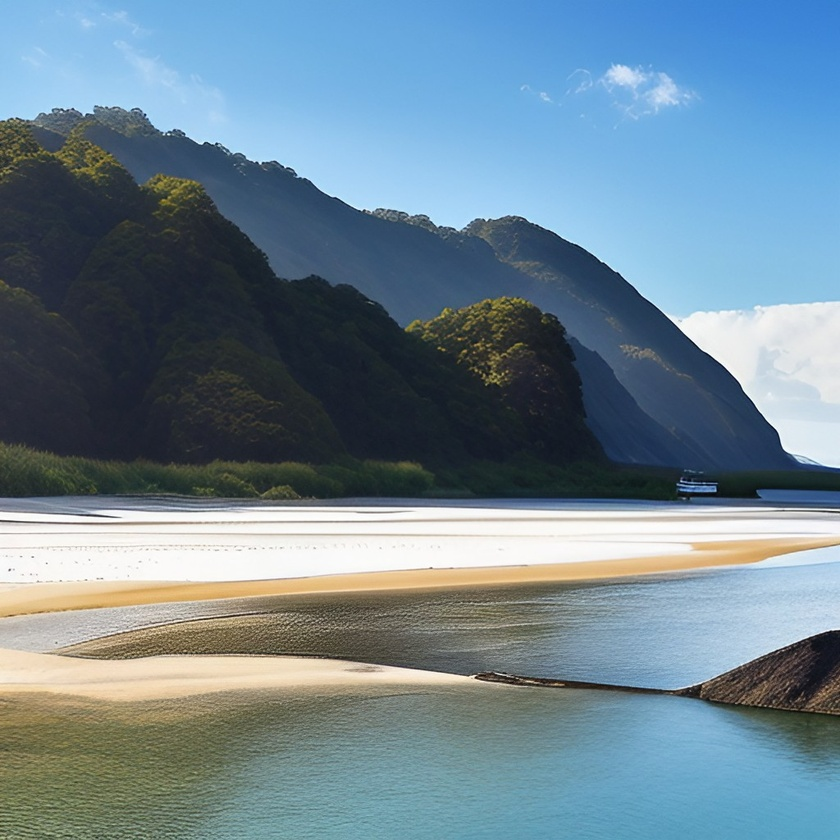
#> input picture payton/Homeworks/8/image.jpg, 840 x 840 px, shrunk from 1024 x 1024 before the run
$ python 05.py ../../8/image.jpg
#> lines starting #> are read from the running program, lines starting #| are printed output that depends on the picture
import numpy as np
import cv2
import sys
import os
from scipy import signal


# --- חלק 1: Cross Correlation ---

def initialize_kernel():
    # סעיף א: יצירת המטריצה שניתנה בטקסט
    kernel = np.array([[-1, 2, 1],
                       [-2, 1, -3],
                       [3, 0, -1]], dtype=np.float32)
    return kernel


def get_image():
    # סעיף ב: יצירת מטריצת התמונה שניתנה בטקסט
    image = np.array([[100, 101, 102, 103],
                      [101, 102, 103, 104],
                      [50, 51, 52, 53],
                      [51, 52, 53, 45]], dtype=np.uint8)
    return image


def cross_correlate_loop(image, kernel):
    # סעיף ג: מימוש באמצעות לולאות (valid mode)
    hi, wi = image.shape
    hk, wk = kernel.shape
    ho, wo = hi - hk + 1, wi - wk + 1
    result = np.zeros((ho, wo), dtype=np.float32)

    for i in range(ho):
        for j in range(wo):
            patch = image[i:i + hk, j:j + wk]
            result[i, j] = np.sum(patch * kernel)
    return result


def cross_correlate_np(image, kernel):
    # סעיף ד: מימוש באמצעות sliding_window_view
    from numpy.lib.stride_tricks import sliding_window_view
    windows = sliding_window_view(image, kernel.shape)
    result = np.sum(windows * kernel, axis=(2, 3))
    return result.astype(np.float32)


def cross_correlate_scipy(image, kernel):
    # סעיף ה: מימוש באמצעות scipy
    return signal.correlate2d(image, kernel, mode='valid').astype(np.float32)


def compare_cross_correlations(res1, res2, res3):
    # סעיף ו: השוואה בין התוצאות
    return np.allclose(res1, res2) and np.allclose(res2, res3)


# --- חלק 2: נוסחת ממדים (סעיף 2 בדף) ---
# התשובה לשאלה הכתובה:
# h_out = h_image - h_kernel + 1
# w_out = w_image - w_kernel + 1

# --- חלק 3: Sobel Operator (sobel.py) ---

def run_sobel(image_path):
    # א. טעינת תמונה והמרה לאפור
#> called with image_path = '../../8/image.jpg'
    img = cv2.imread(image_path)
#> img is the input picture: shape (840, 840, 3); mean B, G, R 147.4, 133.7, 110.6
    if img is None:
        print("Error: Image not found")
        return

    gray = cv2.cvtColor(img, cv2.COLOR_BGR2GRAY)
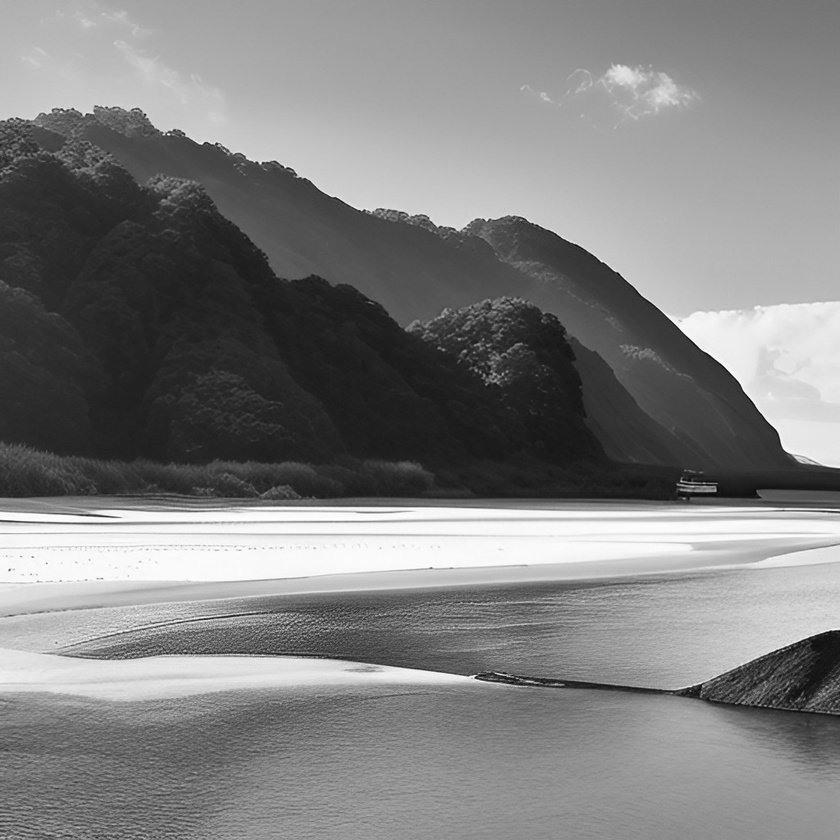
#> gray: shape (840, 840); min 5, max 255, mean 128.3
    cv2.imwrite("grayscale.jpg", gray)

    # הגדרת קרנלים של Sobel
    Kx = np.array([[-1, 0, 1], [-2, 0, 2], [-1, 0, 1]], dtype=np.float32)
    Ky = np.array([[-1, -2, -1], [0, 0, 0], [1, 2, 1]], dtype=np.float32)

    # ב+ג. חישוב Gx ו-Gy (ערך מוחלט ונורמליזציה)
    gx = signal.convolve2d(gray, Kx, mode='same')
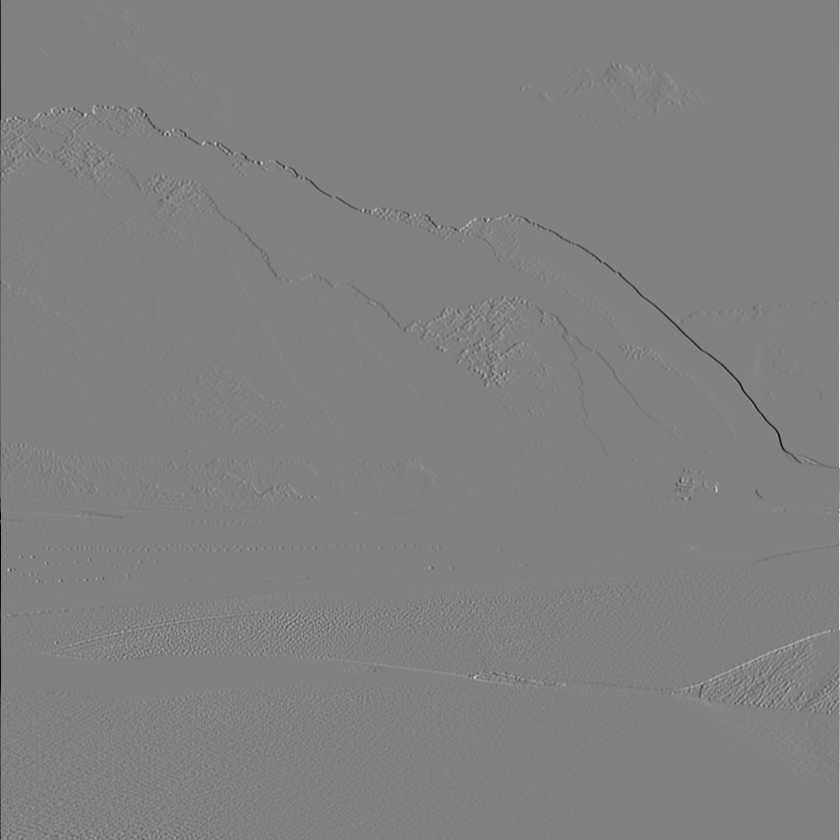
#> gx: shape (840, 840) float32; min -1002, max 980, mean -0.2; drawn with min black and max white
    gy = signal.convolve2d(gray, Ky, mode='same')
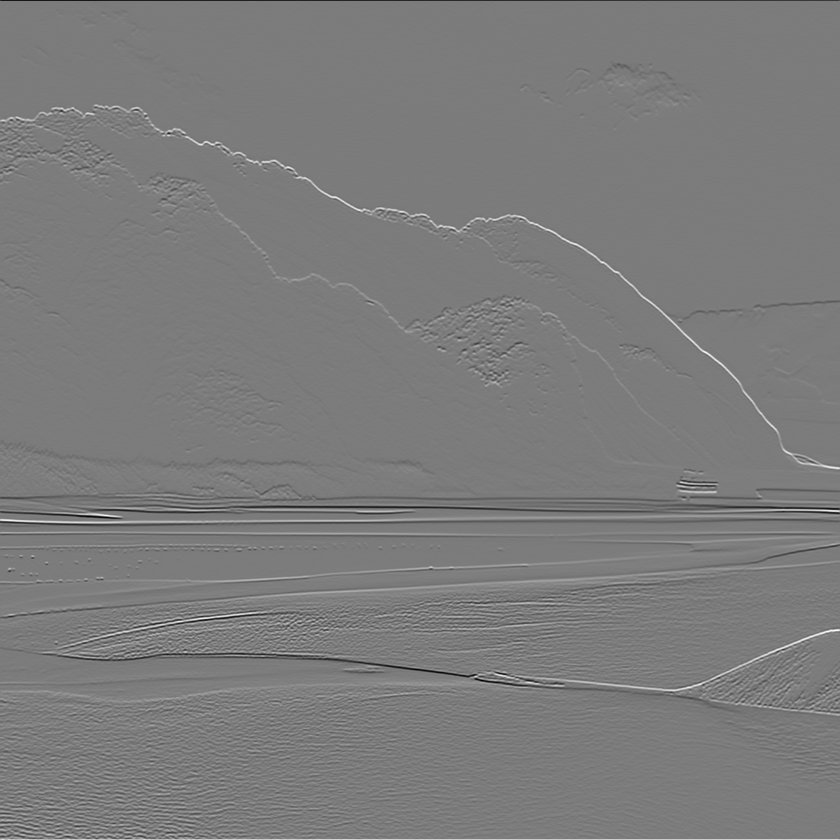
#> gy: shape (840, 840) float32; min -861, max 908, mean 0; drawn with min black and max white

    gx_abs = np.abs(gx)
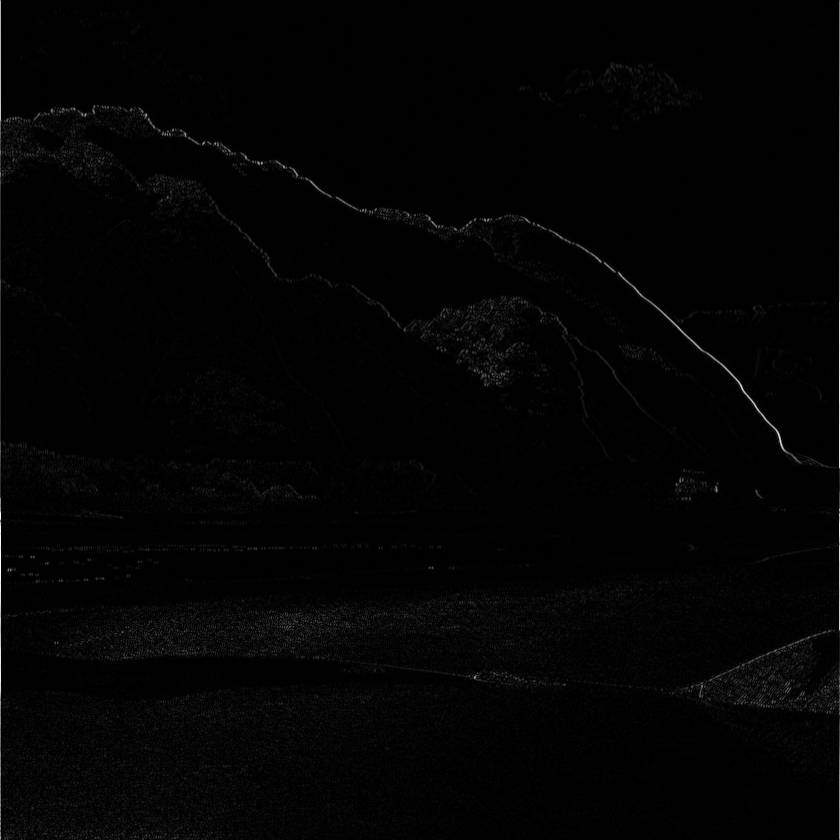
#> gx_abs: shape (840, 840) float32; min 0, max 1002, mean 13.7; drawn with min black and max white
    gy_abs = np.abs(gy)
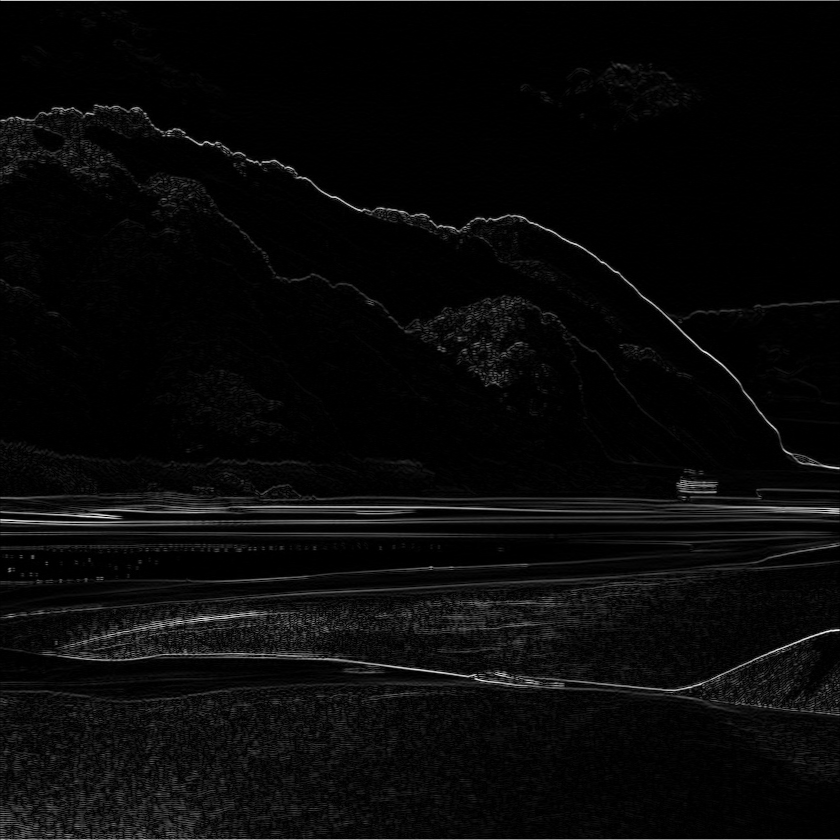
#> gy_abs: shape (840, 840) float32; min 0, max 908, mean 32.6; drawn with min black and max white

    gx_norm = cv2.normalize(gx_abs, None, 0, 255, cv2.NORM_MINMAX).astype(np.uint8)
    gy_norm = cv2.normalize(gy_abs, None, 0, 255, cv2.NORM_MINMAX).astype(np.uint8)

    cv2.imwrite("gx.jpg", gx_norm)
    cv2.imwrite("gy.jpg", gy_norm)

    # ד. חישוב Magnitude G
    G = np.sqrt(gx ** 2 + gy ** 2)
    G_norm = cv2.normalize(G, None, 0, 255, cv2.NORM_MINMAX).astype(np.uint8)
    cv2.imwrite("magnitude.jpg", G_norm)

    print("All Sobel images saved successfully.")


# --- הרצה ראשית ---
if __name__ == "__main__":
    # הרצת החלק הראשון לבדיקה
    k = initialize_kernel()
    img = get_image()
    r1 = cross_correlate_loop(img, k)
    r2 = cross_correlate_np(img, k)
    r3 = cross_correlate_scipy(img, k)

    print(f"Results match: {compare_cross_correlations(r1, r2, r3)}")
    print("Result matrix:\n", r1)

    # בדיקה אם הועבר נתיב לתמונה בשורת הפקודה (עבור סעיף 3)
    if len(sys.argv) > 1:
        run_sobel(sys.argv[1])
